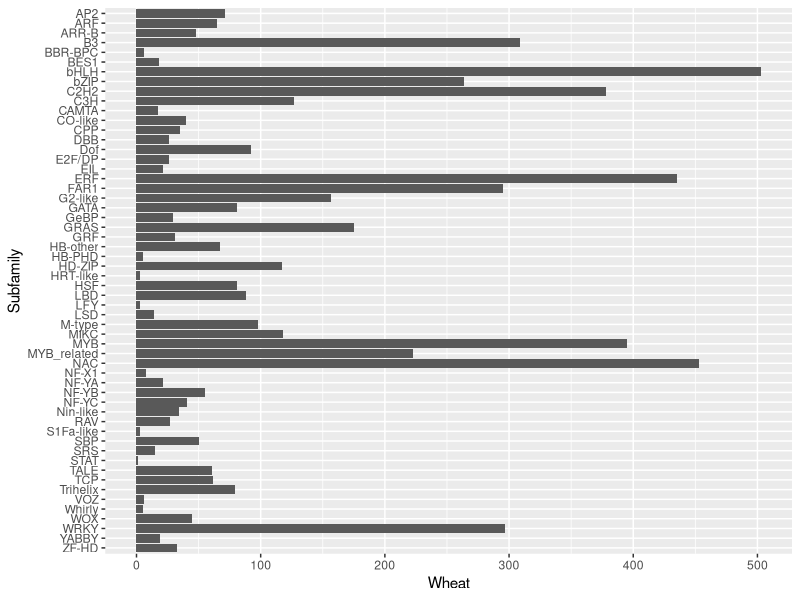
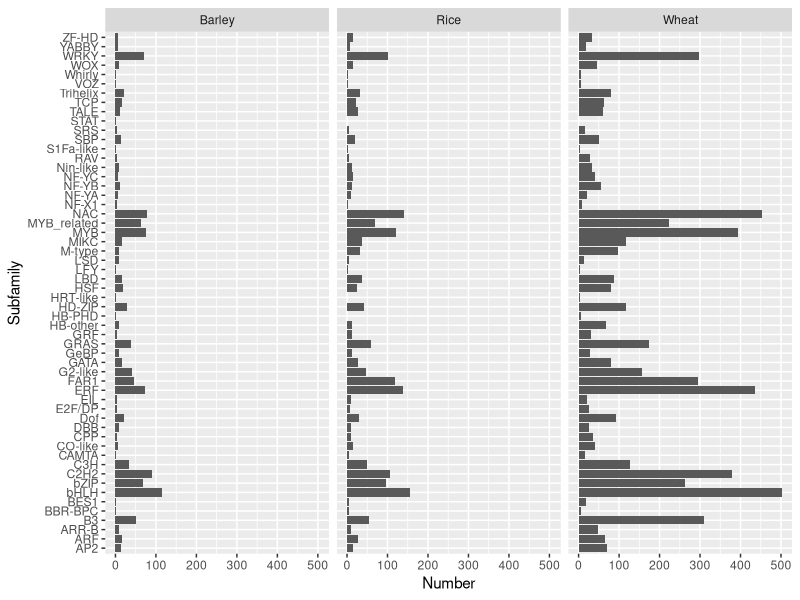
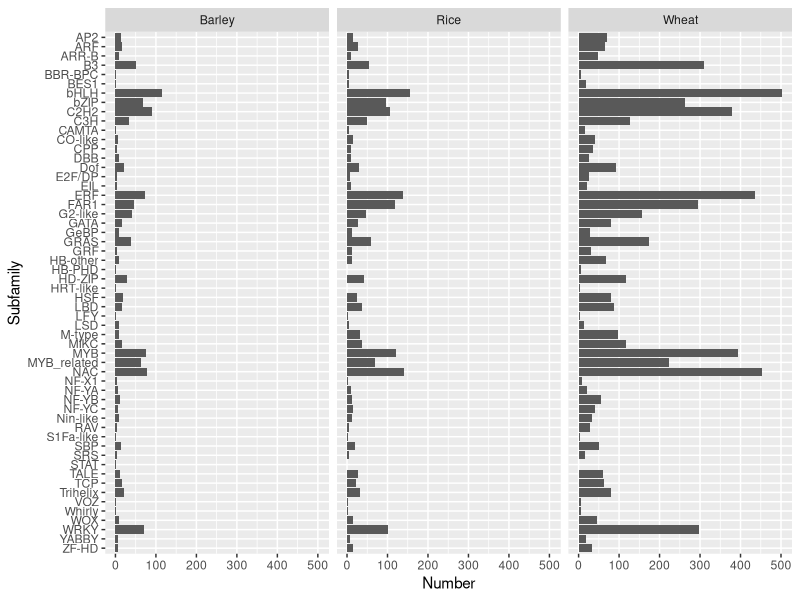
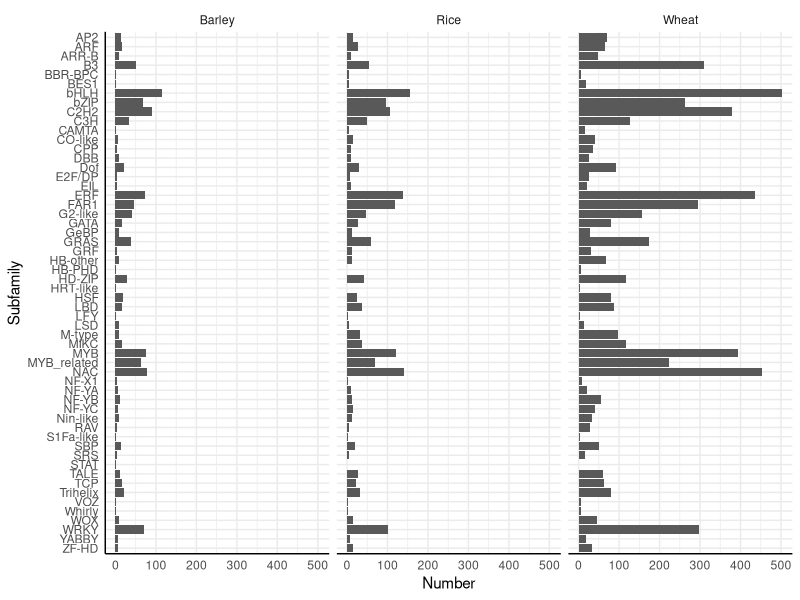
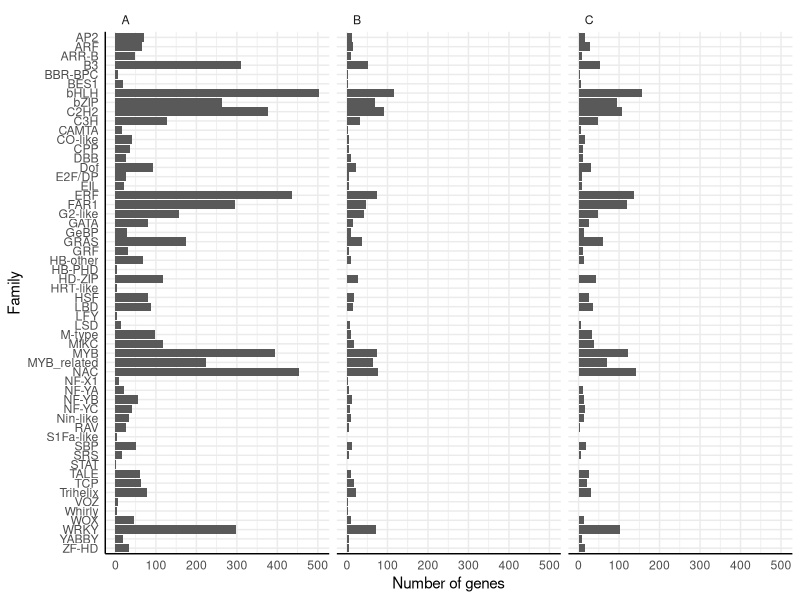
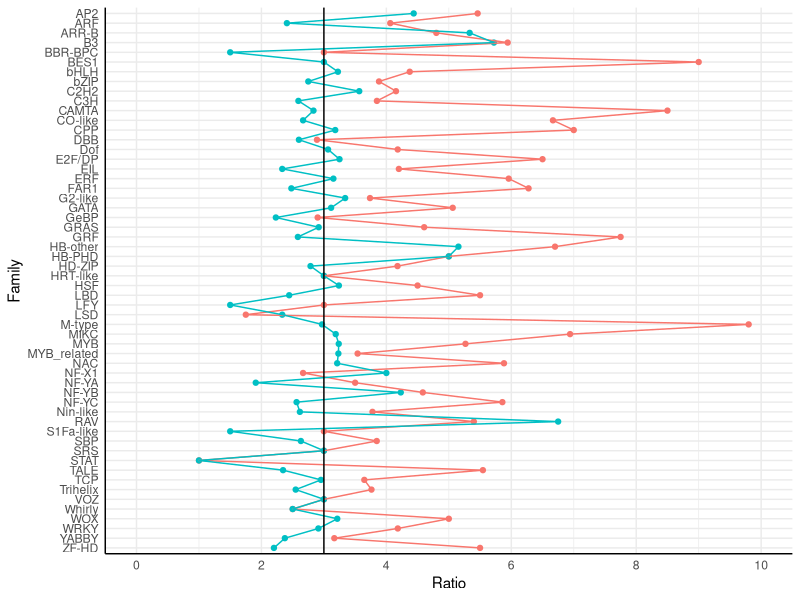

These figures' R source, in order:
# Aim is to plot graph of wheat (high conf) vs barley vs rice TF families
# Philippa Borrill 03-05-2017

setwd("C:\\Users\\borrillp\\Documents\\Travel_May2018\\ggplot2\\")

data <- read.csv("Fig1 Data_for_figure_wheat_barley_rice_numbers.csv")
head(data)
dim(data)

#plot graph just of wheat
library(ggplot2)
ggplot(data=data, aes(x=Subfamily, y=Wheat)) +
  geom_bar(stat="identity") +
  coord_flip() + # flip the x and y axes
  scale_x_discrete(limits = rev(levels(as.factor(data$Subfamily)))) #reverse the order of the labels for the Subfamily axis

#facet plot wheat, barley, rice
library(tidyr)
library(dplyr)
head(data)

melted_data <- data %>%
  gather(key= species,value= TF, 2:4) 

#OR
melted_data <- data %>%
  gather(key= species,value= TF, Wheat, Barley, Rice) # it is good practise to write the column names and then later when you come back you will know which columns you chose

head(melted_data)
tail(melted_data)

colnames(melted_data) <- c("Subfamily", "Species", "Number")
head(melted_data)

ggplot(data=melted_data, aes(x=Subfamily, y=Number)) + 
  geom_bar(stat="identity") + # plot the actual values (no statistical transformation)
  facet_grid(~ Species) +  # separate panel per species
  coord_flip()  # add flip coordinates to make it vertical

ggplot(data=melted_data, aes(x=Subfamily, y=Number)) + 
  geom_bar(stat="identity") + 
  facet_grid(~ Species) + 
  coord_flip() +
scale_x_discrete(limits = rev(levels(as.factor(data$Subfamily)))) # reorder factors within scale_x_disrete

#edit the theme
ggplot(data=melted_data, aes(x=Subfamily, y=Number)) + 
  geom_bar(stat="identity") + 
  facet_grid(~ Species) + 
  coord_flip() +
  scale_x_discrete(limits = rev(levels(as.factor(data$Subfamily)))) +# reorder factors within scale_x_disrete
  theme_minimal() +  # use minimal theme
  theme(axis.line= element_line(color="black")) # add black axis 


levels(melted_data$Species) # we want to order as wheat, barley then rice and rename as A, B, C
melted_data$Species <- factor(melted_data$Species,
                              levels=c("Wheat","Barley","Rice"),
                              labels=c("A","B","C"))

pdf(file="TF_graph.pdf", width=10, height=12) # set width and height
ggplot(data=melted_data, aes(x=Subfamily, y=Number)) + 
  geom_bar(stat="identity") + 
  facet_grid(~ Species) + 
  coord_flip() +
  scale_x_discrete(name="Family",limits = rev(levels(as.factor(data$Subfamily)))) +# reorder factors within scale_x_disrete
  scale_y_continuous(name="Number of genes")+ # rename axis
  theme_minimal() + 
  theme(axis.line= element_line(color="black")) + # add black axis 
  theme(strip.text = element_text(hjust=0.05))  # move A, B, C labels to left of each panel
dev.off()


# now add in columns of ratios of wheat/rice and wheat/barley

head(data)
data$wheatbarley <- data$Wheat/data$Barley #calculate ratio of wheat to barley
data$wheatrice <- data$Wheat/data$Rice # calculate ratio of wheat to rice
head(data)

data_ratio <- data[,c(1,5,6)] # just select ratio columns
head(data_ratio)


#facet plot wheat, barley, rice
#make data wide to long
melted_data <- data_ratio %>%
  gather( species, TF, 2:3) 
head(melted_data)
tail(melted_data)

colnames(melted_data) <- c("Subfamily", "Species", "Ratio")#rename to match rest of script
head(melted_data)

pdf(file="TF_per_species_ratio.pdf", width=4, height=12) # print to pdf
ggplot(data=melted_data, aes(x=Subfamily, y=Ratio, group=Species, color=Species)) + # need to add group to get the geom_line to plot correctly
  geom_point() +  # addd scatter points
  geom_line() + # add lines between scatter points
  coord_flip()  + # swap x and y axis
scale_y_continuous(limits = c(0, 10), breaks=c(0,2,4,6,8,10))+ #set breaks on ratio axis
scale_x_discrete(name="Family",limits = rev(levels(as.factor(data$Subfamily)))) +#reorder names of subfamily
theme_minimal() +  #set theme
  theme(axis.line= element_line(color="black")) + #add axis line
  geom_abline(intercept = 3, slope = 0) + # add line at ratio=3
  theme(legend.position ="none")# add in a line at x =3
dev.off() # close the pdf file


